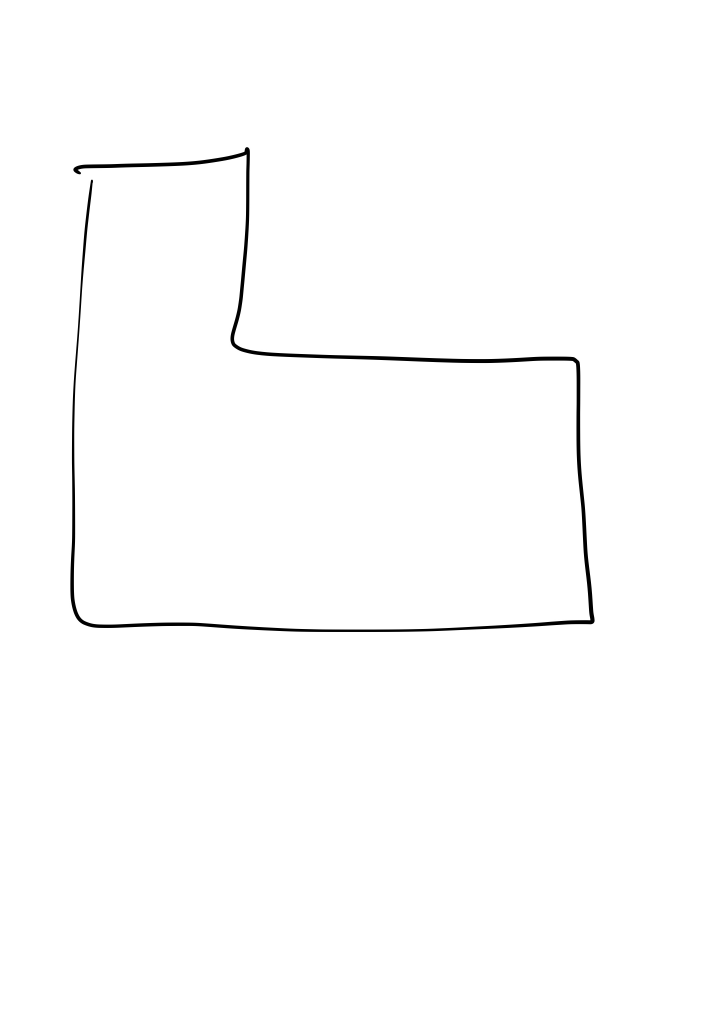
#> input picture drawings/0/L_right-18.jpeg, 2183 x 3086 px, found by its file name (shown at 1/3 size); its folder holds 3 pictures in this run
$ jupyter execute --allow-errors test.ipynb   (shell and % lines are left out)
#> lines starting #> are read from the running program, lines starting #| are printed output that depends on the picture; after the words box and inside, x2 and y2 are one past the last pixel; in counts of white or black regions, pixels touching at a corner belong together
#> further down, img is the input picture: shape (3086, 2183); min 0, max 255, mean 252.9
[cell 1]
import cv2
import numpy as np
from pathlib import Path
import matplotlib.pyplot as plt

[cell 2]
def preprocess(img):
	## (1) Convert to gray, and threshold
	# gray = cv2.cvtColor(img, cv2.COLOR_BGR2GRAY)
	threshed = cv2.threshold(img, 0, 255, cv2.THRESH_BINARY_INV + cv2.THRESH_OTSU)[1]
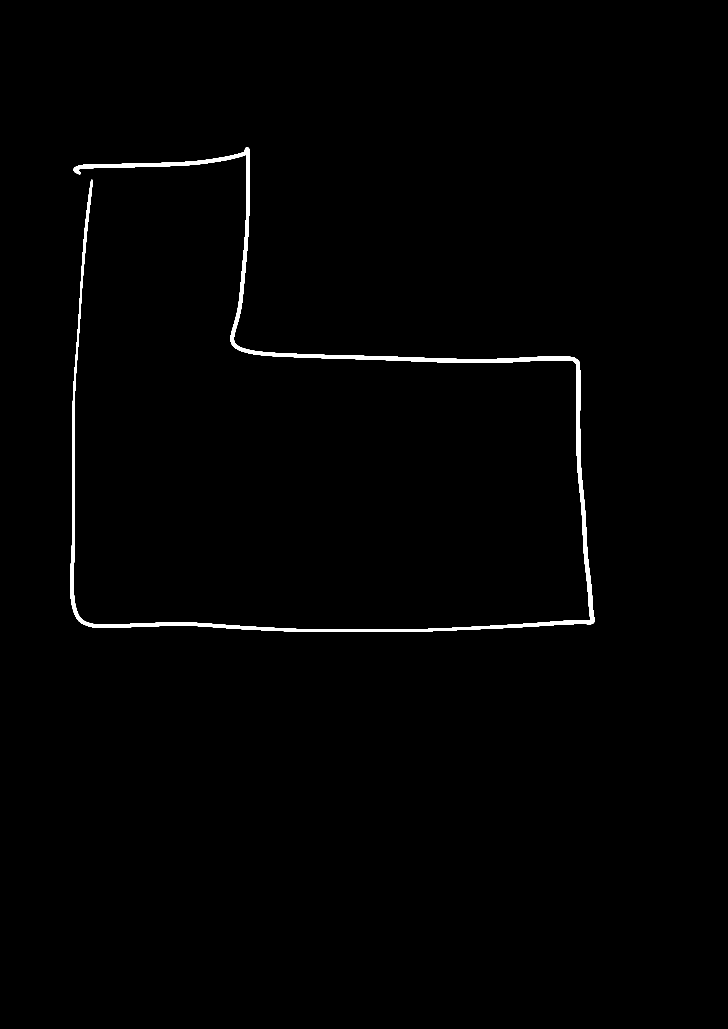
#> threshed: shape (3086, 2183) (shown at 1/3 size); 0.84% white; 1 white region, box (x1, y1, x2, y2) and area: (211, 442, 1784, 1896) 56384

	## (2) Morph-op to remove noise
	kernel = cv2.getStructuringElement(cv2.MORPH_ELLIPSE, (11,11))
	morphed = cv2.morphologyEx(threshed, cv2.MORPH_CLOSE, kernel)
#> morphed: shape (3086, 2183); 0.84% white; 1 white region

	## (3) Find the max-area contour
	cnts = cv2.findContours(morphed, cv2.RETR_EXTERNAL, cv2.CHAIN_APPROX_SIMPLE)[-2]
#> cnts = 1 contour; box (x1, y1, x2, y2) and area: (211, 442, 1784, 1896) 50654
	cnt = sorted(cnts, key=cv2.contourArea)[-1]
#> cnt = contour of 1440 points, box (x1, y1, x2, y2) (211, 442, 1784, 1896), area 50654

	## (4) Crop and save it
	x,y,w,h = cv2.boundingRect(cnt)
#> x = 211; y = 442; w = 1573; h = 1454
	dst = img[y:y+h, x:x+w]
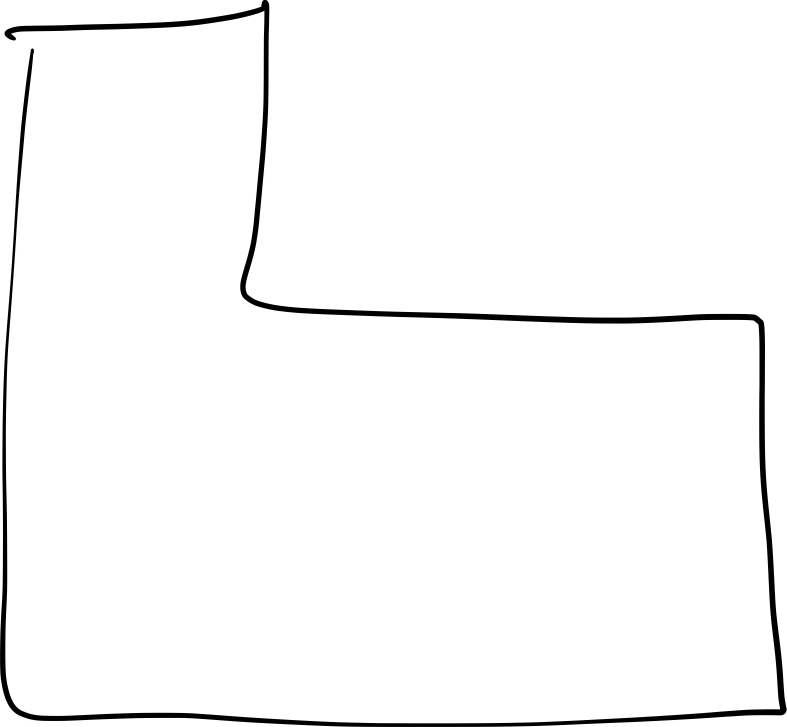
#> dst: shape (1454, 1573) (shown at 1/2 size); min 0, max 255, mean 248.7

	max_size = np.max(dst.shape)
#> max_size = 1573

	target_size = 256
	if max_size > target_size:
		imgW, imgH = dst.shape
#> imgW = 1454; imgH = 1573
		r = target_size/max_size
#> r = 0.163
		dim = (target_size if imgW > imgH else int(r*imgW), target_size if imgH > imgW else int(r*imgH))
#> dim = (236, 256)
		dst = cv2.resize(dst, dim)
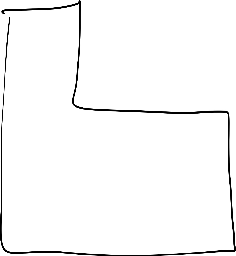
#> dst: shape (256, 236); min 0, max 255, mean 248.7

	w, h = dst.shape
#> w = 256; h = 236
	padding_width = (target_size - w)
#> padding_width = 0
	padding_left = int(padding_width/2)
#> padding_left = 0
	padding_right = padding_width - padding_left
#> padding_right = 0
	padding_height = (target_size - h)
#> padding_height = 20
	padding_top = int(padding_height/2)
#> padding_top = 10
	padding_bot = padding_height - padding_top
#> padding_bot = 10

	dst = cv2.copyMakeBorder(dst, padding_left, padding_right, padding_top, padding_bot, cv2.BORDER_CONSTANT, value=[255, 255, 255])
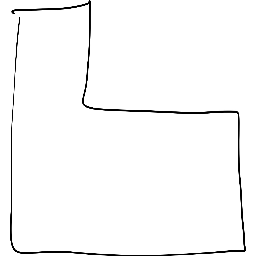
#> dst: shape (256, 256); min 0, max 255, mean 249.2

	# Morph open to remove noise
	kernel = cv2.getStructuringElement(cv2.MORPH_RECT, (2,2))
	opening = cv2.morphologyEx(dst, cv2.MORPH_OPEN, kernel, iterations=1)
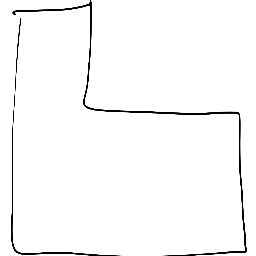
#> opening: shape (256, 256); min 0, max 255, mean 249.4

	# Find contours and remove small noise
	cnts = cv2.findContours(opening, cv2.RETR_EXTERNAL, cv2.CHAIN_APPROX_SIMPLE)
#> cnts = 1 contour; box (x1, y1, x2, y2) and area: (0, 0, 256, 256) 64799
	cnts = cnts[0] if len(cnts) == 2 else cnts[1]
	for c in cnts:
		area = cv2.contourArea(c)
		if area < 50:
			cv2.drawContours(opening, [c], -1, 0, -1)
#> this loop made 1 pass
#> area on pass 1: 64799

	# Invert and apply slight Gaussian blur
	dst = 255 - opening
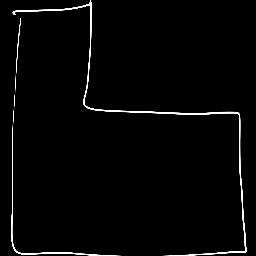
#> dst: shape (256, 256); min 0, max 255, mean 5.6
	dst = cv2.GaussianBlur(dst, (3,3), 0)
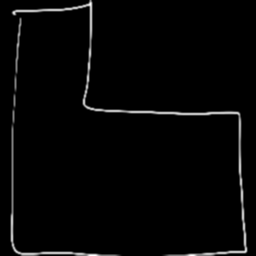
#> dst: shape (256, 256); min 0, max 255, mean 5.6

	return dst

[cell 3]
from torch.utils.data import Dataset, DataLoader
from pathlib import Path

class Drawings(Dataset):
    def __init__(self, data_dir, transform=None) -> None:
        super(Drawings, self).__init__()
        self.data = self._load_data(data_dir)
        self.transform = transform

    def _load_data(self, data_dir):
        files = []

        for label, folder in enumerate(Path(data_dir).iterdir()):
            print(label, folder)
            if Path(folder).is_dir():
                for f in Path(folder).iterdir():
                    if f.suffix in [".png", ".jpg", ".jpeg"]:
                        files.append([str(Path(f)), label])

        return files

    def __getitem__(self, idx):
        img = cv2.imread(self.data[idx][0], 0)
        img = preprocess(img)
        if self.transform:
            img = self.transform(img)

        return img, self.data[idx][1]

    def __len__(self):
        return len(self.data)


ds = Drawings('drawings')
len(ds)

[cell 4]
import os
import datetime
import torch
import torchvision
from torch import nn
from torch.autograd import Variable
from torch.utils.data import DataLoader
from torchvision import transforms
from torchvision.utils import save_image

# if not os.path.exists('./mlp_img'):
#     os.mkdir('./mlp_img')

img_size = 256

def to_img(x):
    x = 0.5 * (x + 1)
    x = x.clamp(0, 1)
    x = x.view(x.size(0), 1, img_size, img_size)
    return x

num_epochs = 20
batch_size = 16
learning_rate = 1e-3

#> (the rest of this cell did not finish here and is left out)

#> (a cell that did not finish here is left out)

#> (a cell that did not finish here is left out)

[cell 7]
img = cv2.imread("drawings/L_TOP/L_right-18.jpeg", 0)
img = preprocess(img)
#> (the rest of this cell did not finish here and is left out)
